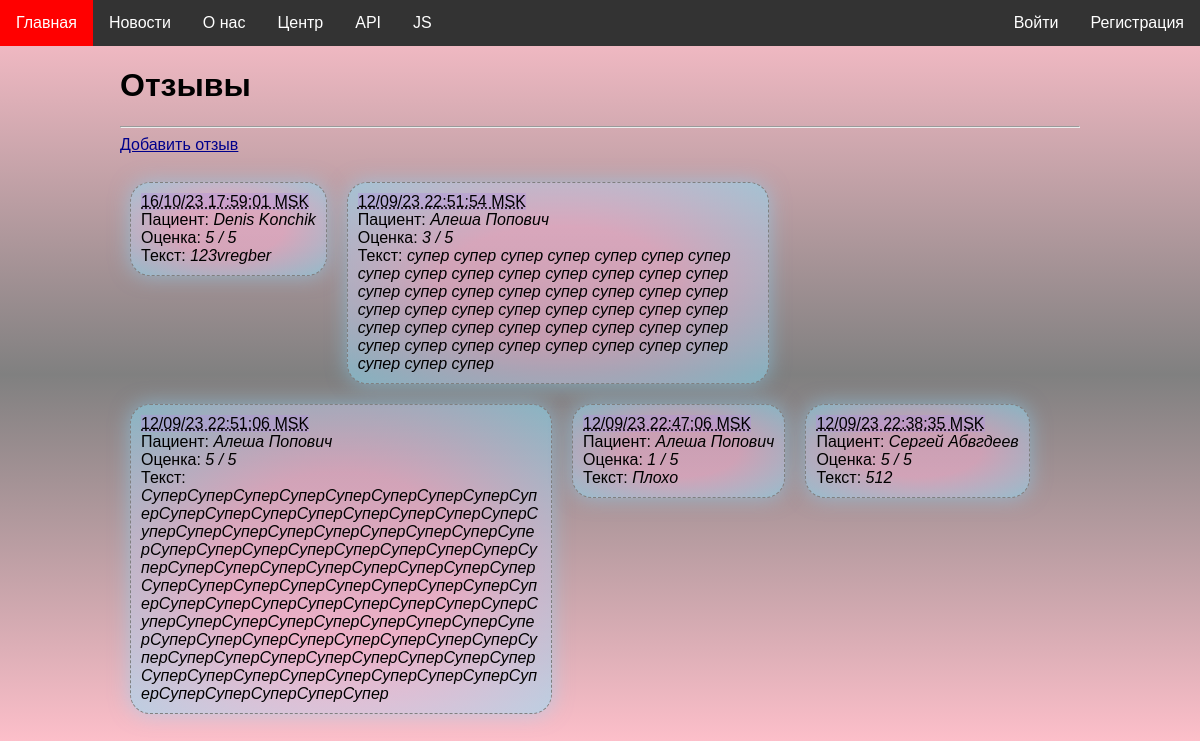
The page /feedback-list on the database its author committed.
### patients/models.py (models this page shows, shortened)
class Feedback(models.Model):
    user = models.ForeignKey(PatientProfile, on_delete=models.CASCADE)
    rating = models.IntegerField()
    text = models.TextField(max_length=500)
    date = models.DateTimeField(default=timezone.now)

class PatientProfile(models.Model):
    user = models.OneToOneField(User, on_delete=models.CASCADE)
    date_of_birth = models.DateField(validators=[validate_age])
    address = models.CharField(max_length=100)
    phone_number = models.CharField(
        max_length=17,
        validators=[
            RegexValidator(
                regex=r"\+375-\d{2}-\d{3}-\d{2}-\d{2}",
                message='Некорректный номер телефона',
            ),
        ],
        help_text="Формат: +375-XX-XXX-XX-XX"
    )

### website/views.py (the view)
# urls.py: path('feedback-list', feedback_list, name='feedback-list'),
def feedback_list(request):
    logger.info("A list of reviews is displayed")
    feedbacks = Feedback.objects.all().order_by('-date')
    return render(request, 'website/feedback-list.html', {'feedbacks': feedbacks})

### website/templatetags/custom_tags.py (called while the page is built)
@register.simple_tag
def current_times():
    return {
        'local_time': datetime.now().strftime("%Y-%m-%d %H:%M:%S"),
        'utc_time':  datetime.now(timezone.utc).strftime("%Y-%m-%d %H:%M:%S"),
        'time_zone': timezone.get_current_timezone()
    }

@register.simple_tag
def date_range(num):
    today = datetime.now()
    date_list = [today + timedelta(days=i) for i in range(num)]
    return date_list

### website/templates/website/feedback-list.html (shortened to what this page needs)
{% extends 'website/base.html' %}
{% load static %}
{% load tz %}
{% block styles %}
    <link rel="stylesheet" href="{% static 'website/css/feedback-list.css' %}">
{% endblock %}
{% block content %}
    <h1>Отзывы</h1>
    <hr>
    <a href="{% url 'create-feedback' %}">Добавить отзыв</a><br><br>
  <div>
    {% for feedback in feedbacks %}
        <div class="feedback common-block">
            <mark>{{ feedback.date|date:"d/m/y H:i:s e" }}</mark> <br>
            Пациент: <i>{{ feedback.user.user.get_full_name}}</i><br>
            Оценка: <i>{{ feedback.rating }} / 5</i><br>
            Текст: <i class="text">{{ feedback.text }}</i>
        </div>
    {% empty %}
        <h3>Список отзывов пуст</h3>
    {% endfor %}
</div>
{% endblock %}

### website/static/website/css/styles.css (style rules this page uses)
* { font-family: Arial; }
body { padding: 0; margin: 0; }
a:link { color: DarkBlue; }
body { background-image: linear-gradient(to bottom, rgba(190,255,241), rgba(208,208,255), rgba(190,255,241)); transition: background-color 2s; }
@media (max-width: 1280px) or (max-height: 720px) { body { background-image: linear-gradient(to top, pink, gray, pink); } }
.common-block { background-image: radial-gradient(rgb(255, 180, 218, 0.5) 40%, rgb(135, 227, 255, 0.5)); border-radius: 20px; box-shadow: 0 0 20px rgb(136, 217, 255, 0.5); margin: 20px 0px; }

### website/static/website/css/feedback-list.css (style rules this page uses)
.feedback { margin-bottom: 1.5em; float: left; max-width: 400px; margin: 10px; padding: 10px; border: 1px dashed gray; }
.feedback .text { word-wrap: break-word; }
.feedback mark { background-color: rgb(177, 143, 221, 0.4); text-decoration: underline dotted; }

### rows shown on the page
Feedback: date "16/10/23 17:59:01 MSK", user.user.get_full_name "Denis Konchik", rating "5", text "123vregber"
Feedback: date "12/09/23 22:51:54 MSK", user.user.get_full_name "Алеша Попович", rating "3", text "супер супер супер супер супер супер супер супер супер супер супер супер супер супер супер супер супер супер супер супер супер супер супер супер супер супер супер супер супер супер супер супер супер супер супер супер супер супер супер супер супер супер супер супер супер супер супер супер супер супер"
Feedback: date "12/09/23 22:51:06 MSK", user.user.get_full_name "Алеша Попович", rating "5", text "СуперСуперСуперСуперСуперСуперСуперСуперСуперСуперСуперСуперСуперСуперСуперСуперСуперСуперСуперСуперСуперСуперСуперСуперСуперСуперСуперСуперСуперСуперСуперСуперСуперСуперСуперСуперСуперСуперСуперСуперСуперСуперСуперСуперСуперСуперСуперСуперСуперСуперСуперСуперСуперСуперСуперСуперСуперСуперСуперСуперСуперСуперСуперСуперСуперСуперСуперСуперСуперСуперСуперСуперСуперСуперСуперСуперСуперСуперСуперСуперСуперСуперСуперСуперСуперСуперСуперСуперСуперСуперСуперСуперСуперСуперСуперСуперСуперСуперСуперСупер"
Feedback: date "12/09/23 22:47:06 MSK", user.user.get_full_name "Алеша Попович", rating "1", text "Плохо"
Feedback: date "12/09/23 22:38:35 MSK", user.user.get_full_name "Сергей Абвгдеев", rating "5", text "512"
